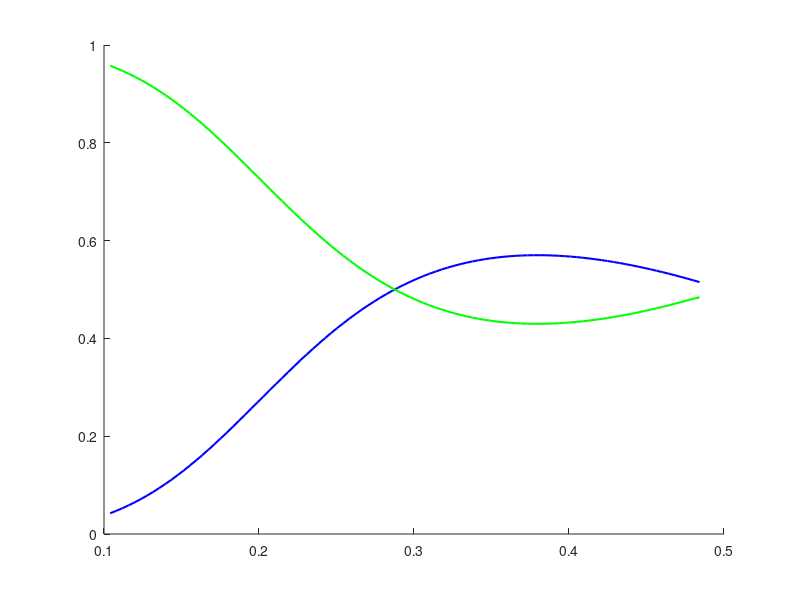

MATLAB code to generate this figure: (Note: this script raises an error after producing the figure.)
% This matlab code solves the transmission coefficient (coeff) T and and reflection coefficient R for one dimensional (dim) potential shown below. 
% using a matching boundary conditions.  
%
%  Reference: R. L. Liboff, Introductory Quantum Mechanics, Addison-Wesley Publishing Company, New York (1080)  
%
% The atomic unit (au) is used in the calculation. 
%
% Written by Tsogbayar Tsednee (PhD)
% Email: tsog215@gmail.com
% Nov 22, 2024 & University of North Dakota 
%
%            ________________                 
%           |                | V            
%   _______________________________________\ E (V > E)
%           |                |             /
% ______________________________________________ x
%          -a       0       -a  
% region I     region II       region III
%
%  region   I: psi_I(x)   = A*exp(i*k1*x) + B*exp(-i*k1*x)
%  region  II: psi_II(x)  = C*exp(k2*x)   + D*exp(-k2*x)
%  region III: psi_III(x) = F*exp(i*k1*x)
% 
%  boundary conditions: 
%  psi_I(-a) = psi_II(-a) & psi'_I(-a) = psi'_II(-a)
%  psi_II(a) = psi_III(a) * psi'_II(a) = psi'_III(a)
%
% Nov 22, 2024
function [] = one_dim_box_T_R_coeffs_1b
clc; format short
%
V =  0.500; % V > E case is presented. 
E0 = 0.100;
N_energy = 100;
delta_E = (V-E0)/(N_energy+1);
%
%%%%%%%%%%%%%%%%%%%%%%%%
fileID_save_data_1 = fopen('T_R_1d_test_2b.txt','w');
%
for ii = 1:N_energy
    %
    En = E0 + ii*delta_E;
    [T,R,T_plus_R,T_exact] = one_dim_box_scattering(En,V);
    %
    output = [ii, En, T, R, T_plus_R, T_exact];
    %
    fprintf(fileID_save_data_1, '%4.4f \t %4.4f \t %4.12f \t %4.12f \t %4.12f \t %8.12f\n', output); 
end
%%%%%%%%%%%%%%%%%%%%%%%%%%%%%%%%%%%%%%%%%
read_data = fopen('T_R_1d_test_2b.txt', 'r');               % 
read_data  = textscan(read_data , '%f %f %f %f %f %f');
Energy = read_data{2};
T_coeff = read_data{3};
R_coeff = read_data{4};
TplusR_coeff = read_data{5};
T_coeff_exact = read_data{6};
%
figure(1)
hold on
plot(Energy, T_coeff, 'b', 'LineWidth', 1.5)
plot(Energy, R_coeff, 'g', 'LineWidth', 1.5)
plot(Energy, TplusR_coeff, 'r', 'LineWidth', 1.5)
%
plot(Energy(1:10:length(Energy)), T_coeff_exact(1:10:length(Energy)), 'ko','LineWidth', 1.5)
%
hold off
xlabel('\mbox{energy} (au)','Interpreter','latex') % ,'fontsize',16
ylabel('T \& R coeffs','Interpreter','latex') % , 'Rotation',0
%axis([0. 3. 0.000 2.00])
set(gca,'FontSize',16)
%yscale log
box on
%%%
return
end

%%%
function [T,R,T_plus_R,T_exact] = one_dim_box_scattering(E,V)
%
%
ci = sqrt(-1.);
mass = 1.;
hbar2 = 1.;
%
aa = 1.;
%
k1 = 2*mass*E/hbar2;
k2 = 2*mass*(V - E)/hbar2;
%
d11 = exp(ci.*k1.*aa); d12 = -exp(-k2*aa); d13 = -exp(k2*aa); d14 = 0.;
d21 = -ci*k1*exp(ci.*k1*aa); d22 = -k2*exp(-k2*aa); d23 = k2*exp(k2*aa); d24 = 0.;
d31 = 0.; d32 = exp(k2*aa); d33 = exp(-k2*aa); d34 = -exp(ci*k1*aa);
d41 = 0.; d42 = k2*exp(k2*aa); d43 = -k2*exp(-k2*aa); d44 = -ci*k1*exp(ci*k1*aa);
%
D_mat = [d11, d12, d13, d14;
         d21, d22, d23, d24;
         d31, d32, d33, d34;
         d41, d42, d43, d44];
%
xx = [-exp(-ci*k1*aa);       % B/A
      -ci*k1*exp(-ci*k1*aa); % C/A
      0.;                    % D/A 
      0.];                   % F/A
%
coeff = D_mat\xx;
%
B_over_A = coeff(1);
F_over_A = coeff(4);
%
T = abs(F_over_A)^2 ;
R = abs(B_over_A)^2;
%
T_plus_R  = T + R;
%
T_exact = (1 + (1/4)*((k1^2+k2^2)/(k1*k2))^2 * sinh(2*k2*aa)^2)^(-1); % is consistent 
%%%
return
end

